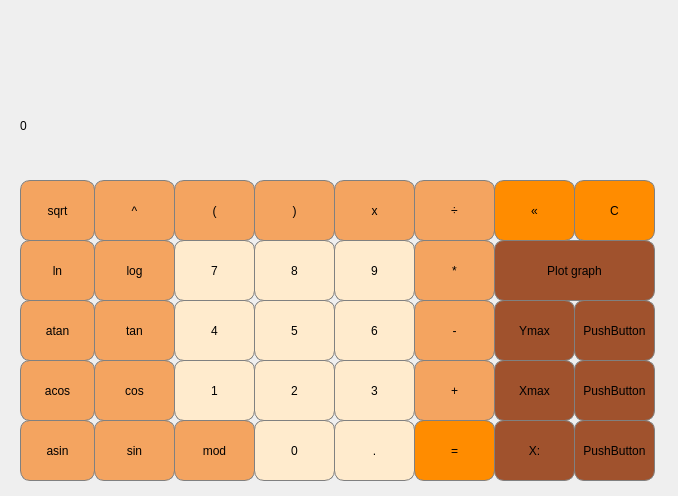
<?xml version="1.0" encoding="UTF-8"?>
<ui version="4.0">
 <class>MainWindow</class>
 <widget class="QMainWindow" name="MainWindow">
  <property name="geometry">
   <rect>
    <x>0</x>
    <y>0</y>
    <width>678</width>
    <height>496</height>
   </rect>
  </property>
  <property name="windowTitle">
   <string>MainWindow</string>
  </property>
  <property name="styleSheet">
   <string notr="true">QPushButton {
  background-color: rgb(245, 222, 179);
  border: 1px solid gray;
}
</string>
  </property>
  <widget class="QWidget" name="centralwidget">
   <widget class="QLabel" name="Result_show">
    <property name="geometry">
     <rect>
      <x>20</x>
      <y>80</y>
      <width>631</width>
      <height>91</height>
     </rect>
    </property>
    <property name="styleSheet">
     <string notr="true">QLabel {
	qproperty-alignment: 'AlignVCenter | AlignRight';
	border: 1px solid gray;

background-color: rgb(250, 235, 215);
  color: black; 
  border: 1px solid gray;
border-top-right-radius: 10px;
	border-top-left-radius: 10px;
	border-bottom-right-radius: 10px;
	border-bottom-left-radius: 10px;
}

background-color : white;</string>
    </property>
    <property name="text">
     <string>0</string>
    </property>
   </widget>
   <widget class="QPushButton" name="pushButton_sqrt">
    <property name="geometry">
     <rect>
      <x>20</x>
      <y>180</y>
      <width>75</width>
      <height>61</height>
     </rect>
    </property>
    <property name="styleSheet">
     <string notr="true">QPushButton {
  background-color: rgb(244, 164, 96);
  color: black; 
  border: 1px solid gray;
	border-top-right-radius: 10px;
	border-top-left-radius: 10px;
	border-bottom-right-radius: 10px;
	border-bottom-left-radius: 10px;
}

QPushButton:pressed {
    background-color: qlineargradient(x1: 0, y1: 0, x2: 0, y2: 1,
                                      stop: 0 #FF7832, stop: 1 #FF9739);
}</string>
    </property>
    <property name="text">
     <string>sqrt</string>
    </property>
   </widget>
   <widget class="QPushButton" name="pushButton_pow">
    <property name="geometry">
     <rect>
      <x>94</x>
      <y>180</y>
      <width>81</width>
      <height>61</height>
     </rect>
    </property>
    <property name="styleSheet">
     <string notr="true">QPushButton {
  background-color: rgb(244, 164, 96);
  color: black; 
  border: 1px solid gray;
	border-top-right-radius: 10px;
	border-top-left-radius: 10px;
	border-bottom-right-radius: 10px;
	border-bottom-left-radius: 10px;
}

QPushButton:pressed {
    background-color: qlineargradient(x1: 0, y1: 0, x2: 0, y2: 1,
                                      stop: 0 #FF7832, stop: 1 #FF9739);
}</string>
    </property>
    <property name="text">
     <string>^</string>
    </property>
   </widget>
   <widget class="QPushButton" name="pushButton_x">
    <property name="geometry">
     <rect>
      <x>334</x>
      <y>180</y>
      <width>81</width>
      <height>61</height>
     </rect>
    </property>
    <property name="styleSheet">
     <string notr="true">QPushButton {
  background-color: rgb(244, 164, 96);
  color: black; 
  border: 1px solid gray;
border-top-right-radius: 10px;
	border-top-left-radius: 10px;
	border-bottom-right-radius: 10px;
	border-bottom-left-radius: 10px;
}

QPushButton:pressed {
    background-color: qlineargradient(x1: 0, y1: 0, x2: 0, y2: 1,
                                      stop: 0 #FF7832, stop: 1 #FF9739);
}</string>
    </property>
    <property name="text">
     <string>x</string>
    </property>
   </widget>
   <widget class="QPushButton" name="pushButton_open_brace">
    <property name="geometry">
     <rect>
      <x>174</x>
      <y>180</y>
      <width>81</width>
      <height>61</height>
     </rect>
    </property>
    <property name="styleSheet">
     <string notr="true">QPushButton {
  background-color: rgb(244, 164, 96);
  color: black; 
  border: 1px solid gray;
border-top-right-radius: 10px;
	border-top-left-radius: 10px;
	border-bottom-right-radius: 10px;
	border-bottom-left-radius: 10px;
}

QPushButton:pressed {
    background-color: qlineargradient(x1: 0, y1: 0, x2: 0, y2: 1,
                                      stop: 0 #FF7832, stop: 1 #FF9739);
}</string>
    </property>
    <property name="text">
     <string>(</string>
    </property>
   </widget>
   <widget class="QPushButton" name="pushButton_close_brace">
    <property name="geometry">
     <rect>
      <x>254</x>
      <y>180</y>
      <width>81</width>
      <height>61</height>
     </rect>
    </property>
    <property name="styleSheet">
     <string notr="true">QPushButton {
  background-color: rgb(244, 164, 96);
  color: black; 
  border: 1px solid gray;
border-top-right-radius: 10px;
	border-top-left-radius: 10px;
	border-bottom-right-radius: 10px;
	border-bottom-left-radius: 10px;
}

QPushButton:pressed {
    background-color: qlineargradient(x1: 0, y1: 0, x2: 0, y2: 1,
                                      stop: 0 #FF7832, stop: 1 #FF9739);
}</string>
    </property>
    <property name="text">
     <string>)</string>
    </property>
   </widget>
   <widget class="QPushButton" name="pushButton_div">
    <property name="geometry">
     <rect>
      <x>414</x>
      <y>180</y>
      <width>81</width>
      <height>61</height>
     </rect>
    </property>
    <property name="styleSheet">
     <string notr="true">QPushButton {
  background-color: rgb(244, 164, 96);
  color: black; 
  border: 1px solid gray;
border-top-right-radius: 10px;
	border-top-left-radius: 10px;
	border-bottom-right-radius: 10px;
	border-bottom-left-radius: 10px;
}

QPushButton:pressed {
    background-color: qlineargradient(x1: 0, y1: 0, x2: 0, y2: 1,
                                      stop: 0 #FF7832, stop: 1 #FF9739);
}</string>
    </property>
    <property name="text">
     <string>÷</string>
    </property>
   </widget>
   <widget class="QPushButton" name="pushButton_Plot_graph">
    <property name="geometry">
     <rect>
      <x>494</x>
      <y>240</y>
      <width>161</width>
      <height>61</height>
     </rect>
    </property>
    <property name="styleSheet">
     <string notr="true">QPushButton {
  background-color: rgb(160, 82, 45);
  color: black; 
  border: 1px solid gray;
border-top-right-radius: 10px;
	border-top-left-radius: 10px;
	border-bottom-right-radius: 10px;
	border-bottom-left-radius: 10px;
}

QPushButton:pressed {
    background-color: qlineargradient(x1: 0, y1: 0, x2: 0, y2: 1,
                                      stop: 0 #FF7832, stop: 1 #FF9739);
}</string>
    </property>
    <property name="text">
     <string>Plot graph</string>
    </property>
   </widget>
   <widget class="QPushButton" name="pushButton_log">
    <property name="geometry">
     <rect>
      <x>94</x>
      <y>240</y>
      <width>81</width>
      <height>61</height>
     </rect>
    </property>
    <property name="styleSheet">
     <string notr="true">QPushButton {
  background-color: rgb(244, 164, 96);
  color: black; 
  border: 1px solid gray;
	border-top-right-radius: 10px;
	border-top-left-radius: 10px;
	border-bottom-right-radius: 10px;
	border-bottom-left-radius: 10px;
}

QPushButton:pressed {
    background-color: qlineargradient(x1: 0, y1: 0, x2: 0, y2: 1,
                                      stop: 0 #FF7832, stop: 1 #FF9739);
}</string>
    </property>
    <property name="text">
     <string>log</string>
    </property>
   </widget>
   <widget class="QPushButton" name="pushButton_mult">
    <property name="geometry">
     <rect>
      <x>414</x>
      <y>240</y>
      <width>81</width>
      <height>61</height>
     </rect>
    </property>
    <property name="styleSheet">
     <string notr="true">QPushButton {
  background-color: rgb(244, 164, 96);
  color: black; 
  border: 1px solid gray;
border-top-right-radius: 10px;
	border-top-left-radius: 10px;
	border-bottom-right-radius: 10px;
	border-bottom-left-radius: 10px;
}

QPushButton:pressed {
    background-color: qlineargradient(x1: 0, y1: 0, x2: 0, y2: 1,
                                      stop: 0 #FF7832, stop: 1 #FF9739);
}</string>
    </property>
    <property name="text">
     <string>*</string>
    </property>
   </widget>
   <widget class="QPushButton" name="pushButton_7">
    <property name="geometry">
     <rect>
      <x>174</x>
      <y>240</y>
      <width>81</width>
      <height>61</height>
     </rect>
    </property>
    <property name="styleSheet">
     <string notr="true">QPushButton {
  background-color: rgb(255, 235, 205);
  color: black; 
  border: 1px solid gray;
border-top-right-radius: 10px;
	border-top-left-radius: 10px;
	border-bottom-right-radius: 10px;
	border-bottom-left-radius: 10px;
}

QPushButton:pressed {
    background-color: qlineargradient(x1: 0, y1: 0, x2: 0, y2: 1,
                                      stop: 0 #FF7832, stop: 1 #FF9739);
}</string>
    </property>
    <property name="text">
     <string>7</string>
    </property>
    <attribute name="buttonGroup">
     <string notr="true">buttonGroup</string>
    </attribute>
   </widget>
   <widget class="QPushButton" name="pushButton_ln">
    <property name="geometry">
     <rect>
      <x>20</x>
      <y>240</y>
      <width>75</width>
      <height>61</height>
     </rect>
    </property>
    <property name="styleSheet">
     <string notr="true">QPushButton {
  background-color: rgb(244, 164, 96);
  color: black; 
  border: 1px solid gray;
	border-top-right-radius: 10px;
	border-top-left-radius: 10px;
	border-bottom-right-radius: 10px;
	border-bottom-left-radius: 10px;
}

QPushButton:pressed {
    background-color: qlineargradient(x1: 0, y1: 0, x2: 0, y2: 1,
                                      stop: 0 #FF7832, stop: 1 #FF9739);
}</string>
    </property>
    <property name="text">
     <string>ln</string>
    </property>
   </widget>
   <widget class="QPushButton" name="pushButton_8">
    <property name="geometry">
     <rect>
      <x>254</x>
      <y>240</y>
      <width>81</width>
      <height>61</height>
     </rect>
    </property>
    <property name="styleSheet">
     <string notr="true">QPushButton {
  background-color: rgb(255, 235, 205);
  color: black; 
  border: 1px solid gray;
border-top-right-radius: 10px;
	border-top-left-radius: 10px;
	border-bottom-right-radius: 10px;
	border-bottom-left-radius: 10px;
}

QPushButton:pressed {
    background-color: qlineargradient(x1: 0, y1: 0, x2: 0, y2: 1,
                                      stop: 0 #FF7832, stop: 1 #FF9739);
}</string>
    </property>
    <property name="text">
     <string>8</string>
    </property>
    <attribute name="buttonGroup">
     <string notr="true">buttonGroup</string>
    </attribute>
   </widget>
   <widget class="QPushButton" name="pushButton_9">
    <property name="geometry">
     <rect>
      <x>334</x>
      <y>240</y>
      <width>81</width>
      <height>61</height>
     </rect>
    </property>
    <property name="styleSheet">
     <string notr="true">QPushButton {
  background-color: rgb(255, 235, 205);
  color: black; 
  border: 1px solid gray;
border-top-right-radius: 10px;
	border-top-left-radius: 10px;
	border-bottom-right-radius: 10px;
	border-bottom-left-radius: 10px;
}

QPushButton:pressed {
    background-color: qlineargradient(x1: 0, y1: 0, x2: 0, y2: 1,
                                      stop: 0 #FF7832, stop: 1 #FF9739);
}</string>
    </property>
    <property name="text">
     <string>9</string>
    </property>
    <attribute name="buttonGroup">
     <string notr="true">buttonGroup</string>
    </attribute>
   </widget>
   <widget class="QPushButton" name="pushButton_Ymax">
    <property name="geometry">
     <rect>
      <x>494</x>
      <y>300</y>
      <width>81</width>
      <height>61</height>
     </rect>
    </property>
    <property name="styleSheet">
     <string notr="true">QPushButton {
  background-color: rgb(160, 82, 45);
  color: black; 
  border: 1px solid gray;
border-top-right-radius: 10px;
	border-top-left-radius: 10px;
	border-bottom-right-radius: 10px;
	border-bottom-left-radius: 10px;
}

QPushButton:pressed {
    background-color: qlineargradient(x1: 0, y1: 0, x2: 0, y2: 1,
                                      stop: 0 #FF7832, stop: 1 #FF9739);
}</string>
    </property>
    <property name="text">
     <string>Ymax</string>
    </property>
   </widget>
   <widget class="QPushButton" name="pushButton_tan">
    <property name="geometry">
     <rect>
      <x>94</x>
      <y>300</y>
      <width>81</width>
      <height>61</height>
     </rect>
    </property>
    <property name="styleSheet">
     <string notr="true">QPushButton {
  background-color: rgb(244, 164, 96);
  color: black; 
  border: 1px solid gray;
	border-top-right-radius: 10px;
	border-top-left-radius: 10px;
	border-bottom-right-radius: 10px;
	border-bottom-left-radius: 10px;
}

QPushButton:pressed {
    background-color: qlineargradient(x1: 0, y1: 0, x2: 0, y2: 1,
                                      stop: 0 #FF7832, stop: 1 #FF9739);
}</string>
    </property>
    <property name="text">
     <string>tan</string>
    </property>
   </widget>
   <widget class="QPushButton" name="pushButton_Ymax_value">
    <property name="geometry">
     <rect>
      <x>574</x>
      <y>300</y>
      <width>81</width>
      <height>61</height>
     </rect>
    </property>
    <property name="styleSheet">
     <string notr="true">QPushButton {
  background-color: rgb(160, 82, 45);
  color: black; 
  border: 1px solid gray;
border-top-right-radius: 10px;
	border-top-left-radius: 10px;
	border-bottom-right-radius: 10px;
	border-bottom-left-radius: 10px;
}

QPushButton:pressed {
    background-color: qlineargradient(x1: 0, y1: 0, x2: 0, y2: 1,
                                      stop: 0 #FF7832, stop: 1 #FF9739);
}</string>
    </property>
    <property name="text">
     <string>PushButton</string>
    </property>
   </widget>
   <widget class="QPushButton" name="pushButton_minus">
    <property name="geometry">
     <rect>
      <x>414</x>
      <y>300</y>
      <width>81</width>
      <height>61</height>
     </rect>
    </property>
    <property name="styleSheet">
     <string notr="true">QPushButton {
  background-color: rgb(244, 164, 96);
  color: black; 
  border: 1px solid gray;
border-top-right-radius: 10px;
	border-top-left-radius: 10px;
	border-bottom-right-radius: 10px;
	border-bottom-left-radius: 10px;
}

QPushButton:pressed {
    background-color: qlineargradient(x1: 0, y1: 0, x2: 0, y2: 1,
                                      stop: 0 #FF7832, stop: 1 #FF9739);
}</string>
    </property>
    <property name="text">
     <string>-</string>
    </property>
   </widget>
   <widget class="QPushButton" name="pushButton_4">
    <property name="geometry">
     <rect>
      <x>174</x>
      <y>300</y>
      <width>81</width>
      <height>61</height>
     </rect>
    </property>
    <property name="styleSheet">
     <string notr="true">QPushButton {
  background-color: rgb(255, 235, 205);
  color: black; 
  border: 1px solid gray;
border-top-right-radius: 10px;
	border-top-left-radius: 10px;
	border-bottom-right-radius: 10px;
	border-bottom-left-radius: 10px;
}

QPushButton:pressed {
    background-color: qlineargradient(x1: 0, y1: 0, x2: 0, y2: 1,
                                      stop: 0 #FF7832, stop: 1 #FF9739);
}</string>
    </property>
    <property name="text">
     <string>4</string>
    </property>
    <attribute name="buttonGroup">
     <string notr="true">buttonGroup</string>
    </attribute>
   </widget>
   <widget class="QPushButton" name="pushButton_atan">
    <property name="geometry">
     <rect>
      <x>20</x>
      <y>300</y>
      <width>75</width>
      <height>61</height>
     </rect>
    </property>
    <property name="styleSheet">
     <string notr="true">QPushButton {
  background-color: rgb(244, 164, 96);
  color: black; 
  border: 1px solid gray;
	border-top-right-radius: 10px;
	border-top-left-radius: 10px;
	border-bottom-right-radius: 10px;
	border-bottom-left-radius: 10px;
}

QPushButton:pressed {
    background-color: qlineargradient(x1: 0, y1: 0, x2: 0, y2: 1,
                                      stop: 0 #FF7832, stop: 1 #FF9739);
}</string>
    </property>
    <property name="text">
     <string>atan</string>
    </property>
   </widget>
   <widget class="QPushButton" name="pushButton_5">
    <property name="geometry">
     <rect>
      <x>254</x>
      <y>300</y>
      <width>81</width>
      <height>61</height>
     </rect>
    </property>
    <property name="styleSheet">
     <string notr="true">QPushButton {
  background-color: rgb(255, 235, 205);
  color: black; 
  border: 1px solid gray;
border-top-right-radius: 10px;
	border-top-left-radius: 10px;
	border-bottom-right-radius: 10px;
	border-bottom-left-radius: 10px;
}

QPushButton:pressed {
    background-color: qlineargradient(x1: 0, y1: 0, x2: 0, y2: 1,
                                      stop: 0 #FF7832, stop: 1 #FF9739);
}</string>
    </property>
    <property name="text">
     <string>5</string>
    </property>
    <attribute name="buttonGroup">
     <string notr="true">buttonGroup</string>
    </attribute>
   </widget>
   <widget class="QPushButton" name="pushButton_6">
    <property name="geometry">
     <rect>
      <x>334</x>
      <y>300</y>
      <width>81</width>
      <height>61</height>
     </rect>
    </property>
    <property name="styleSheet">
     <string notr="true">QPushButton {
  background-color: rgb(255, 235, 205);
  color: black; 
  border: 1px solid gray;
border-top-right-radius: 10px;
	border-top-left-radius: 10px;
	border-bottom-right-radius: 10px;
	border-bottom-left-radius: 10px;
}

QPushButton:pressed {
    background-color: qlineargradient(x1: 0, y1: 0, x2: 0, y2: 1,
                                      stop: 0 #FF7832, stop: 1 #FF9739);
}</string>
    </property>
    <property name="text">
     <string>6</string>
    </property>
    <attribute name="buttonGroup">
     <string notr="true">buttonGroup</string>
    </attribute>
   </widget>
   <widget class="QPushButton" name="pushButton_Xmax">
    <property name="geometry">
     <rect>
      <x>494</x>
      <y>360</y>
      <width>81</width>
      <height>61</height>
     </rect>
    </property>
    <property name="styleSheet">
     <string notr="true">QPushButton {
  background-color: rgb(160, 82, 45);
  color: black; 
  border: 1px solid gray;
border-top-right-radius: 10px;
	border-top-left-radius: 10px;
	border-bottom-right-radius: 10px;
	border-bottom-left-radius: 10px;
}

QPushButton:pressed {
    background-color: qlineargradient(x1: 0, y1: 0, x2: 0, y2: 1,
                                      stop: 0 #FF7832, stop: 1 #FF9739);
}</string>
    </property>
    <property name="text">
     <string>Xmax</string>
    </property>
   </widget>
   <widget class="QPushButton" name="pushButton_cos">
    <property name="geometry">
     <rect>
      <x>94</x>
      <y>360</y>
      <width>81</width>
      <height>61</height>
     </rect>
    </property>
    <property name="styleSheet">
     <string notr="true">QPushButton {
  background-color: rgb(244, 164, 96);
  color: black; 
  border: 1px solid gray;
	border-top-right-radius: 10px;
	border-top-left-radius: 10px;
	border-bottom-right-radius: 10px;
	border-bottom-left-radius: 10px;
}

QPushButton:pressed {
    background-color: qlineargradient(x1: 0, y1: 0, x2: 0, y2: 1,
                                      stop: 0 #FF7832, stop: 1 #FF9739);
}</string>
    </property>
    <property name="text">
     <string>cos</string>
    </property>
   </widget>
   <widget class="QPushButton" name="pushButton_Xmax_value">
    <property name="geometry">
     <rect>
      <x>574</x>
      <y>360</y>
      <width>81</width>
      <height>61</height>
     </rect>
    </property>
    <property name="styleSheet">
     <string notr="true">QPushButton {
  background-color: rgb(160, 82, 45);
  color: black; 
  border: 1px solid gray;
border-top-right-radius: 10px;
	border-top-left-radius: 10px;
	border-bottom-right-radius: 10px;
	border-bottom-left-radius: 10px;
}

QPushButton:pressed {
    background-color: qlineargradient(x1: 0, y1: 0, x2: 0, y2: 1,
                                      stop: 0 #FF7832, stop: 1 #FF9739);
}</string>
    </property>
    <property name="text">
     <string>PushButton</string>
    </property>
   </widget>
   <widget class="QPushButton" name="pushButton_plus">
    <property name="geometry">
     <rect>
      <x>414</x>
      <y>360</y>
      <width>81</width>
      <height>61</height>
     </rect>
    </property>
    <property name="styleSheet">
     <string notr="true">QPushButton {
  background-color: rgb(244, 164, 96);
  color: black; 
  border: 1px solid gray;
border-top-right-radius: 10px;
	border-top-left-radius: 10px;
	border-bottom-right-radius: 10px;
	border-bottom-left-radius: 10px;
}

QPushButton:pressed {
    background-color: qlineargradient(x1: 0, y1: 0, x2: 0, y2: 1,
                                      stop: 0 #FF7832, stop: 1 #FF9739);
}</string>
    </property>
    <property name="text">
     <string>+</string>
    </property>
   </widget>
   <widget class="QPushButton" name="pushButton_1">
    <property name="geometry">
     <rect>
      <x>174</x>
      <y>360</y>
      <width>81</width>
      <height>61</height>
     </rect>
    </property>
    <property name="styleSheet">
     <string notr="true">QPushButton {
  background-color: rgb(255, 235, 205);
  color: black; 
  border: 1px solid gray;
border-top-right-radius: 10px;
	border-top-left-radius: 10px;
	border-bottom-right-radius: 10px;
	border-bottom-left-radius: 10px;
}

QPushButton:pressed {
    background-color: qlineargradient(x1: 0, y1: 0, x2: 0, y2: 1,
                                      stop: 0 #FF7832, stop: 1 #FF9739);
}</string>
    </property>
    <property name="text">
     <string>1</string>
    </property>
    <attribute name="buttonGroup">
     <string notr="true">buttonGroup</string>
    </attribute>
   </widget>
   <widget class="QPushButton" name="pushButton_acos">
    <property name="geometry">
     <rect>
      <x>20</x>
      <y>360</y>
      <width>75</width>
      <height>61</height>
     </rect>
    </property>
    <property name="styleSheet">
     <string notr="true">QPushButton {
  background-color: rgb(244, 164, 96);
  color: black; 
  border: 1px solid gray;
	border-top-right-radius: 10px;
	border-top-left-radius: 10px;
	border-bottom-right-radius: 10px;
	border-bottom-left-radius: 10px;
}

QPushButton:pressed {
    background-color: qlineargradient(x1: 0, y1: 0, x2: 0, y2: 1,
                                      stop: 0 #FF7832, stop: 1 #FF9739);
}</string>
    </property>
    <property name="text">
     <string>acos</string>
    </property>
   </widget>
   <widget class="QPushButton" name="pushButton_2">
    <property name="geometry">
     <rect>
      <x>254</x>
      <y>360</y>
      <width>81</width>
      <height>61</height>
     </rect>
    </property>
    <property name="styleSheet">
     <string notr="true">QPushButton {
  background-color: rgb(255, 235, 205);
  color: black; 
  border: 1px solid gray;
border-top-right-radius: 10px;
	border-top-left-radius: 10px;
	border-bottom-right-radius: 10px;
	border-bottom-left-radius: 10px;
}

QPushButton:pressed {
    background-color: qlineargradient(x1: 0, y1: 0, x2: 0, y2: 1,
                                      stop: 0 #FF7832, stop: 1 #FF9739);
}</string>
    </property>
    <property name="text">
     <string>2</string>
    </property>
    <attribute name="buttonGroup">
     <string notr="true">buttonGroup</string>
    </attribute>
   </widget>
   <widget class="QPushButton" name="pushButton_3">
    <property name="geometry">
     <rect>
      <x>334</x>
      <y>360</y>
      <width>81</width>
      <height>61</height>
     </rect>
    </property>
    <property name="styleSheet">
     <string notr="true">QPushButton {
  background-color: rgb(255, 235, 205);
  color: black; 
  border: 1px solid gray;
border-top-right-radius: 10px;
	border-top-left-radius: 10px;
	border-bottom-right-radius: 10px;
	border-bottom-left-radius: 10px;
}

QPushButton:pressed {
    background-color: qlineargradient(x1: 0, y1: 0, x2: 0, y2: 1,
                                      stop: 0 #FF7832, stop: 1 #FF9739);
}</string>
    </property>
    <property name="text">
     <string>3</string>
    </property>
    <attribute name="buttonGroup">
     <string notr="true">buttonGroup</string>
    </attribute>
   </widget>
   <widget class="QPushButton" name="pushButton_X_graph">
    <property name="geometry">
     <rect>
      <x>494</x>
      <y>420</y>
      <width>81</width>
      <height>61</height>
     </rect>
    </property>
    <property name="styleSheet">
     <string notr="true">QPushButton {
  background-color: rgb(160, 82, 45);
  color: black; 
  border: 1px solid gray;
border-top-right-radius: 10px;
	border-top-left-radius: 10px;
	border-bottom-right-radius: 10px;
	border-bottom-left-radius: 10px;
}

QPushButton:pressed {
    background-color: qlineargradient(x1: 0, y1: 0, x2: 0, y2: 1,
                                      stop: 0 #FF7832, stop: 1 #FF9739);
}</string>
    </property>
    <property name="text">
     <string>X:</string>
    </property>
   </widget>
   <widget class="QPushButton" name="pushButton_sin">
    <property name="geometry">
     <rect>
      <x>94</x>
      <y>420</y>
      <width>81</width>
      <height>61</height>
     </rect>
    </property>
    <property name="styleSheet">
     <string notr="true">QPushButton {
  background-color: rgb(244, 164, 96);
  color: black; 
  border: 1px solid gray;
	border-top-right-radius: 10px;
	border-top-left-radius: 10px;
	border-bottom-right-radius: 10px;
	border-bottom-left-radius: 10px;
}

QPushButton:pressed {
    background-color: qlineargradient(x1: 0, y1: 0, x2: 0, y2: 1,
                                      stop: 0 #FF7832, stop: 1 #FF9739);
}</string>
    </property>
    <property name="text">
     <string>sin</string>
    </property>
   </widget>
   <widget class="QPushButton" name="pushButton_X_value">
    <property name="geometry">
     <rect>
      <x>574</x>
      <y>420</y>
      <width>81</width>
      <height>61</height>
     </rect>
    </property>
    <property name="styleSheet">
     <string notr="true">QPushButton {
  background-color: rgb(160, 82, 45);
  color: black; 
  border: 1px solid gray;
border-top-right-radius: 10px;
	border-top-left-radius: 10px;
	border-bottom-right-radius: 10px;
	border-bottom-left-radius: 10px;
}

QPushButton:pressed {
    background-color: qlineargradient(x1: 0, y1: 0, x2: 0, y2: 1,
                                      stop: 0 #FF7832, stop: 1 #FF9739);
}</string>
    </property>
    <property name="text">
     <string>PushButton</string>
    </property>
   </widget>
   <widget class="QPushButton" name="pushButton_equal">
    <property name="geometry">
     <rect>
      <x>414</x>
      <y>420</y>
      <width>81</width>
      <height>61</height>
     </rect>
    </property>
    <property name="styleSheet">
     <string notr="true">QPushButton {
  background-color: rgb(255, 140, 0);
  color: black; 
  border: 1px solid gray;
border-top-right-radius: 10px;
	border-top-left-radius: 10px;
	border-bottom-right-radius: 10px;
	border-bottom-left-radius: 10px;
}

QPushButton:pressed {
    background-color: qlineargradient(x1: 0, y1: 0, x2: 0, y2: 1,
                                      stop: 0 #FF7832, stop: 1 #FF9739);
}</string>
    </property>
    <property name="text">
     <string>=</string>
    </property>
   </widget>
   <widget class="QPushButton" name="pushButton_mod">
    <property name="geometry">
     <rect>
      <x>174</x>
      <y>420</y>
      <width>81</width>
      <height>61</height>
     </rect>
    </property>
    <property name="styleSheet">
     <string notr="true">QPushButton {
  background-color: rgb(244, 164, 96);
  color: black; 
  border: 1px solid gray;
border-top-right-radius: 10px;
	border-top-left-radius: 10px;
	border-bottom-right-radius: 10px;
	border-bottom-left-radius: 10px;
}

QPushButton:pressed {
    background-color: qlineargradient(x1: 0, y1: 0, x2: 0, y2: 1,
                                      stop: 0 #FF7832, stop: 1 #FF9739);
}</string>
    </property>
    <property name="text">
     <string>mod</string>
    </property>
   </widget>
   <widget class="QPushButton" name="pushButton_asin">
    <property name="geometry">
     <rect>
      <x>20</x>
      <y>420</y>
      <width>75</width>
      <height>61</height>
     </rect>
    </property>
    <property name="styleSheet">
     <string notr="true">QPushButton {
  background-color: rgb(244, 164, 96);
  color: black; 
  border: 1px solid gray;
	border-top-right-radius: 10px;
	border-top-left-radius: 10px;
	border-bottom-right-radius: 10px;
	border-bottom-left-radius: 10px;
}

QPushButton:pressed {
    background-color: qlineargradient(x1: 0, y1: 0, x2: 0, y2: 1,
                                      stop: 0 #FF7832, stop: 1 #FF9739);
}</string>
    </property>
    <property name="text">
     <string>asin</string>
    </property>
   </widget>
   <widget class="QPushButton" name="pushButton_0">
    <property name="geometry">
     <rect>
      <x>254</x>
      <y>420</y>
      <width>81</width>
      <height>61</height>
     </rect>
    </property>
    <property name="styleSheet">
     <string notr="true">QPushButton {
  background-color: rgb(255, 235, 205);
  color: black; 
  border: 1px solid gray;
border-top-right-radius: 10px;
	border-top-left-radius: 10px;
	border-bottom-right-radius: 10px;
	border-bottom-left-radius: 10px;
}

QPushButton:pressed {
    background-color: qlineargradient(x1: 0, y1: 0, x2: 0, y2: 1,
                                      stop: 0 #FF7832, stop: 1 #FF9739);
}</string>
    </property>
    <property name="text">
     <string>0</string>
    </property>
   </widget>
   <widget class="QPushButton" name="pushButton_dot">
    <property name="geometry">
     <rect>
      <x>334</x>
      <y>420</y>
      <width>81</width>
      <height>61</height>
     </rect>
    </property>
    <property name="styleSheet">
     <string notr="true">QPushButton {
  background-color: rgb(255, 235, 205);
  color: black; 
  border: 1px solid gray;
border-top-right-radius: 10px;
	border-top-left-radius: 10px;
	border-bottom-right-radius: 10px;
	border-bottom-left-radius: 10px;
}

QPushButton:pressed {
    background-color: qlineargradient(x1: 0, y1: 0, x2: 0, y2: 1,
                                      stop: 0 #FF7832, stop: 1 #FF9739);
}</string>
    </property>
    <property name="text">
     <string>.</string>
    </property>
   </widget>
   <widget class="QPushButton" name="pushButton_C">
    <property name="geometry">
     <rect>
      <x>574</x>
      <y>180</y>
      <width>81</width>
      <height>61</height>
     </rect>
    </property>
    <property name="styleSheet">
     <string notr="true">QPushButton {
  background-color: rgb(255, 140, 0);
  color: black; 
  border: 1px solid gray;
border-top-right-radius: 10px;
	border-top-left-radius: 10px;
	border-bottom-right-radius: 10px;
	border-bottom-left-radius: 10px;
}

QPushButton:pressed {
    background-color: qlineargradient(x1: 0, y1: 0, x2: 0, y2: 1,
                                      stop: 0 #FF7832, stop: 1 #FF9739);
}</string>
    </property>
    <property name="text">
     <string>C</string>
    </property>
   </widget>
   <widget class="QPushButton" name="pushButton_back">
    <property name="geometry">
     <rect>
      <x>494</x>
      <y>180</y>
      <width>81</width>
      <height>61</height>
     </rect>
    </property>
    <property name="styleSheet">
     <string notr="true">QPushButton {
  background-color: rgb(255, 140, 0);
  color: black; 
  border: 1px solid gray;
border-top-right-radius: 10px;
	border-top-left-radius: 10px;
	border-bottom-right-radius: 10px;
	border-bottom-left-radius: 10px;
}

QPushButton:pressed {
    background-color: qlineargradient(x1: 0, y1: 0, x2: 0, y2: 1,
                                      stop: 0 #FF7832, stop: 1 #FF9739);
}</string>
    </property>
    <property name="text">
     <string>«</string>
    </property>
   </widget>
  </widget>
 </widget>
 <resources/>
 <connections/>
 <buttongroups>
  <buttongroup name="buttonGroup"/>
 </buttongroups>
</ui>
